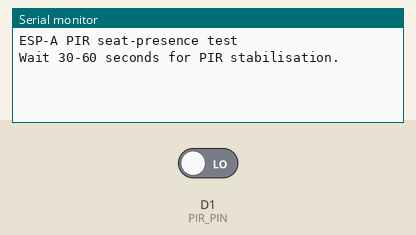
This sketch was run on a simulated ESP8266 (NodeMCU). Parts: the last lines printed to the serial monitor. Inputs (shaded band) come from the test bench; at power-on: D1 (PIR_PIN) LOW.

Above: at 1.2 s.
1.3 s: D1 (PIR_PIN) driven HIGH
At 1.9 s:
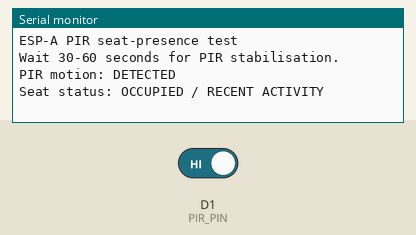
2.8 s: D1 (PIR_PIN) driven LOW
At 3.1 s:
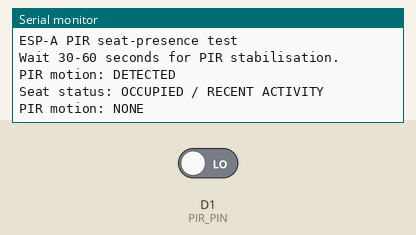

Measured:
- after the input at 1.3 s, the serial monitor: prints a new line at once (image 1)
- after the input at 2.8 s, the serial monitor: prints a new line at once (image 2)

The sketch:

ESP_A_test_PIR.ino
```cpp
const uint8_t PIR_PIN = D1;

// Keep the seat marked occupied for 10 seconds after the last detected motion.
const unsigned long OCCUPANCY_HOLD_MS = 10000;

unsigned long lastMotionTime = 0;
bool previousMotionState = false;
bool previousOccupiedState = false;

void setup() {
  Serial.begin(115200);
  pinMode(PIR_PIN, INPUT);

  Serial.println();
  Serial.println("ESP-A PIR seat-presence test");
  Serial.println("Wait 30-60 seconds for PIR stabilisation.");
}

void loop() {
  const bool motionDetected = digitalRead(PIR_PIN) == HIGH;
  const unsigned long now = millis();

  if (motionDetected) {
    lastMotionTime = now;
  }

  const bool seatRecentlyOccupied =
    lastMotionTime > 0 &&
    now - lastMotionTime < OCCUPANCY_HOLD_MS;

  if (motionDetected != previousMotionState) {
    Serial.print("PIR motion: ");
    Serial.println(motionDetected ? "DETECTED" : "NONE");

    previousMotionState = motionDetected;
  }

  if (seatRecentlyOccupied != previousOccupiedState) {
    Serial.print("Seat status: ");
    Serial.println(
      seatRecentlyOccupied ? "OCCUPIED / RECENT ACTIVITY" : "NO RECENT ACTIVITY"
    );

    previousOccupiedState = seatRecentlyOccupied;
  }

  delay(100);
}
```
